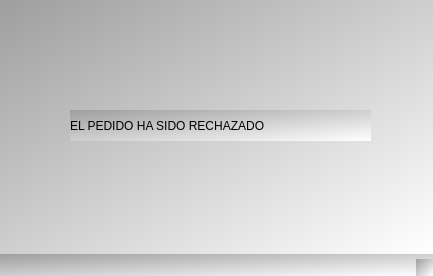
<?xml version="1.0" encoding="UTF-8"?>
<ui version="4.0">
 <class>mensajerechazo</class>
 <widget class="QMainWindow" name="mensajerechazo">
  <property name="geometry">
   <rect>
    <x>0</x>
    <y>0</y>
    <width>433</width>
    <height>276</height>
   </rect>
  </property>
  <property name="windowTitle">
   <string>MainWindow</string>
  </property>
  <property name="styleSheet">
   <string notr="true">background-color: qlineargradient(spread:pad, x1:0, y1:0, x2:1, y2:1, stop:0 rgba(158, 158, 158, 255), stop:1 rgba(255, 255, 255, 255));
</string>
  </property>
  <widget class="QWidget" name="centralwidget">
   <widget class="QLabel" name="label">
    <property name="geometry">
     <rect>
      <x>70</x>
      <y>110</y>
      <width>301</width>
      <height>31</height>
     </rect>
    </property>
    <property name="styleSheet">
     <string notr="true">font: 75 14pt &quot;MS Shell Dlg 2&quot;;</string>
    </property>
    <property name="text">
     <string>EL PEDIDO HA SIDO RECHAZADO</string>
    </property>
   </widget>
  </widget>
  <widget class="QStatusBar" name="statusbar"/>
 </widget>
 <resources/>
 <connections/>
</ui>
